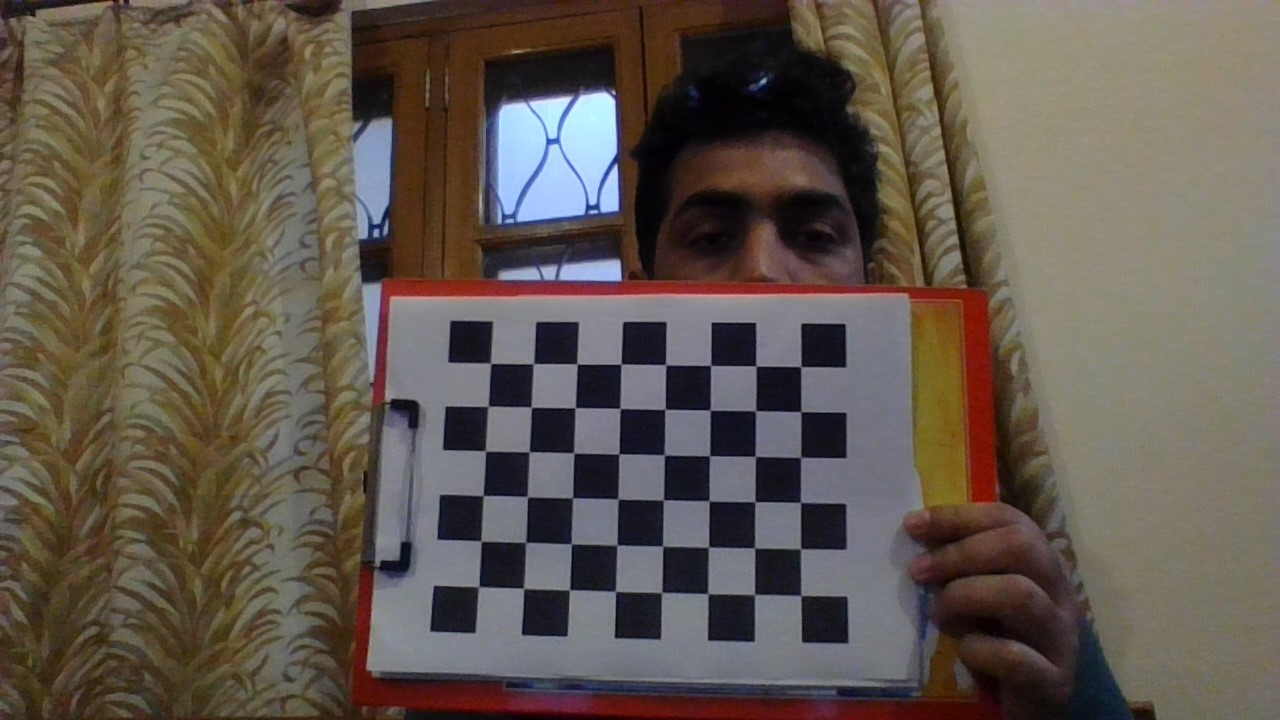
#> input picture CameraCaliberation/LaptopWebCAM/CheckerBoardImage/WIN_20210407_17_50_49_Pro.jpg, 1280 x 720 px, given in place of checkerboard_09.jpg, which was not available
$ jupyter execute CaliberateCamera.ipynb
#> lines starting #> are read from the running program, lines starting #| are printed output that depends on the picture; long printed decimals are rounded; pictures that were not available may be replaced by others from this repository, and a replacement may not be noted
[cell 1]
import cv2
import glob
import numpy as np
from pathlib import Path
from matplotlib import pyplot as plt

[cell 2]
directory = 'CheckerBoardImage'
prefix    = 'checkerboard'
img_format = 'jpg'

[cell 3]
img_path   = Path.cwd()/directory/'{0}_09.{1}'.format(prefix, img_format)

[cell 4]
img_path.exists()

[cell 5]
img = cv2.imread(str(img_path))
#> img is the input picture: shape (720, 1280, 3); mean B, G, R 78, 87.7, 97.6

[cell 6]
img.shape
#> Out = (720, 1280, 3)

[cell 7]
plt.imshow(cv2.cvtColor(img, cv2.COLOR_BGR2RGB))

[cell 8]
nx = 8
ny = 6

[cell 9]
# Find the chess board corner
gray = cv2.cvtColor(img, cv2.COLOR_BGR2GRAY)
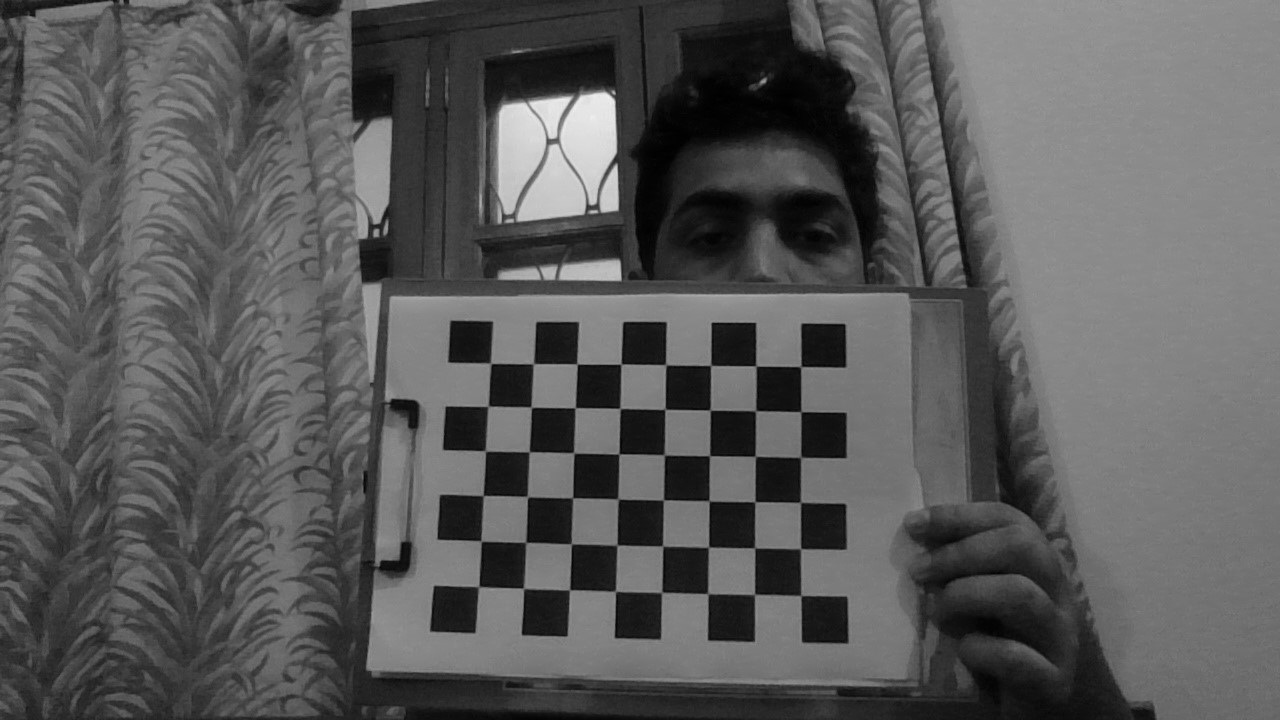
#> gray: shape (720, 1280); min 0, max 242, mean 89.6
ret, corners = cv2.findChessboardCorners(gray, (nx, ny), None)
#> ret = True; corners = 48 rows, first 8: [491.5, 363.4], [533.8, 364], [577.3, 363.9], [621.1, 364.2], [665.7, 364.4], [710.7, 365.5], [756, 365.9], [800.5, 366.6]

[cell 10]
ret
#> Out = True

[cell 11]
# Plot the detected corners
if ret == True:
    cv2.drawChessboardCorners(img, (nx, ny), corners, ret)
    plt.imshow(cv2.cvtColor(img, cv2.COLOR_BGR2RGB))
    plt.show()

[cell 12]
# For better precision
criteria = (cv2.TERM_CRITERIA_EPS + cv2.TERM_CRITERIA_MAX_ITER, 30, 0.001)

[cell 13]
corners2 = cv2.cornerSubPix(gray, corners, (11,11),(-1,-1), criteria)
#> corners2 = 48 rows, first 8: [490.6, 363.3], [533.4, 363.7], [577.1, 364], [621.1, 364.1], [665.7, 364.7], [710.6, 365.5], [755.9, 366], [800.8, 366.6]

[cell 14]
# Creating vector to store vectors of 3D points for each checkerboard image
objpoints = []
# Creating vector to store vectors of 2D points for each checkerboard image
imgpoints = []

[cell 15]
objp = np.zeros((1, nx * ny, 3), np.float32)
print(objp.shape)

[cell 16]
objp[0,:,:2] = np.mgrid[0:nx, 0:ny].T.reshape(-1,2) * 25

[cell 17]
ret, corners = cv2.findChessboardCorners(gray, (nx,ny),
                                         cv2.CALIB_CB_ADAPTIVE_THRESH + cv2.CALIB_CB_FAST_CHECK + cv2.CALIB_CB_NORMALIZE_IMAGE)

[cell 18]
# Plot the detected corners
if ret == True:
    cv2.drawChessboardCorners(img, (nx, ny), corners, ret)
    plt.imshow(cv2.cvtColor(img, cv2.COLOR_BGR2RGB))
    plt.show()

[cell 19]
if ret == True:
    objpoints.append(objp)

    # refining pixel coordinates for given 2d points.
    corners2 = cv2.cornerSubPix(gray, corners, (11,11),(-1,-1), criteria)
    imgpoints.append(corners2)
    cv2.drawChessboardCorners(img, (nx, ny), corners2, ret)
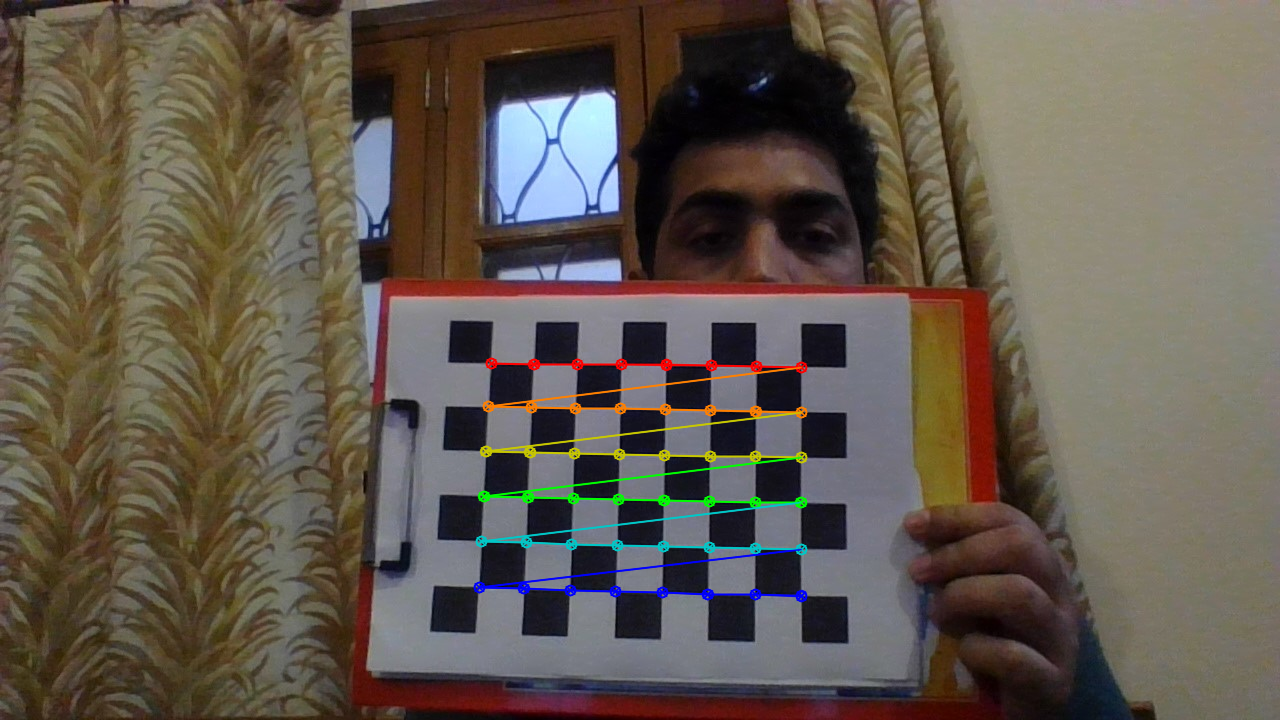
#> img: shape (720, 1280, 3); mean B, G, R 77.9, 88.4, 98
    plt.imshow(cv2.cvtColor(img, cv2.COLOR_BGR2RGB))
    plt.show()

[cell 20]
ret, mtx, dist, rvecs, tvecs = cv2.calibrateCamera(objpoints, imgpoints, gray.shape[::-1], None, None)
#> ret = 0.326; mtx = [[565.2, 0, 670.7], [0, 561.9, 395.9], [0, 0, 1]]; dist = [[-0.215, 1.07, -0.00221, -0.00169, -2.05]]; rvecs = ([-0.11, 0.0316, 0.0167],); tvecs = ([-102.6, -18.79, 317.5],)

[cell 21]
print('Camera matrix: {}'.format(mtx))
#| Camera matrix: [[565.193   0.         670.670]
#|  [  0.         561.881 395.899]
#|  [  0.           0.           1.        ]]

[cell 22]
mtx
#> Out = [[565.2, 0, 670.7], [0, 561.9, 395.9], [0, 0, 1]]

[cell 23]
tvecs
#> Out = ([-102.6, -18.79, 317.5],)

[cell 24]
rvecs
#> Out = ([-0.11, 0.0316, 0.0167],)

[cell 25]
dist
#> Out = [[-0.215, 1.07, -0.00221, -0.00169, -2.05]]

[cell 26]
def caliberate_camera(dst = None, nx = 8, ny= 6):

    # Get the image path
#> called with nx = 8, ny = 6
    path = dst.glob('*.jpg')
    path = list(path)

    #termination criteria
    criteria = (cv2.TERM_CRITERIA_EPS + cv2.TERM_CRITERIA_MAX_ITER, 30, 0.001)

    object_points = []   # 3D World Coordinates
    image_points  = []   # 2D Image Coordinates


    objp          = np.zeros((nx*ny, 3), dtype = np.float32)
    objp[:,:2]    = np.mgrid[0:nx,0:ny].T.reshape(-1,2) * 25

    for img_path in path:
#         print(img_path)
        img  = cv2.imread(str(img_path))
        gray = cv2.cvtColor(img, cv2.COLOR_BGR2GRAY)

        # Find the chess board corners
        ret, corners = cv2.findChessboardCorners(gray,
                                                 (nx,ny),
                                                  None
                                                 )
#> ret = True

        if ret:
            object_points.append(objp)

            # Refinet the corners
            corners2 = cv2.cornerSubPix(gray,corners,(11,11),(-1,-1),criteria)
            image_points.append(corners2)
#> pass 2 of the loop in caliberate_camera, `for img_path in path:`:
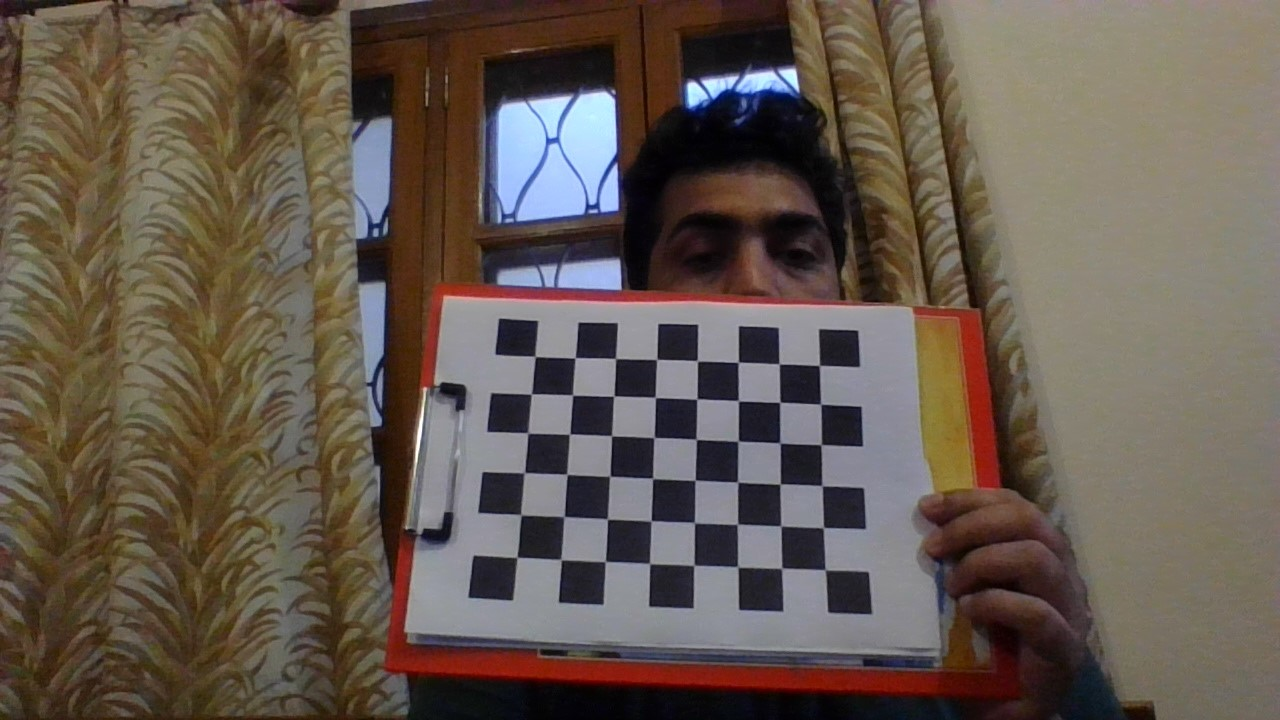
#> input picture CameraCaliberation/LaptopWebCAM/CheckerBoardImage/WIN_20210407_17_51_08_Pro.jpg, 1280 x 720 px
#> in caliberate_camera, img is the input picture: shape (720, 1280, 3); mean B, G, R 79, 89.1, 101
#> in caliberate_camera, `gray = cv2.cvtColor(img, cv2.COLOR_BGR2GRAY)`:
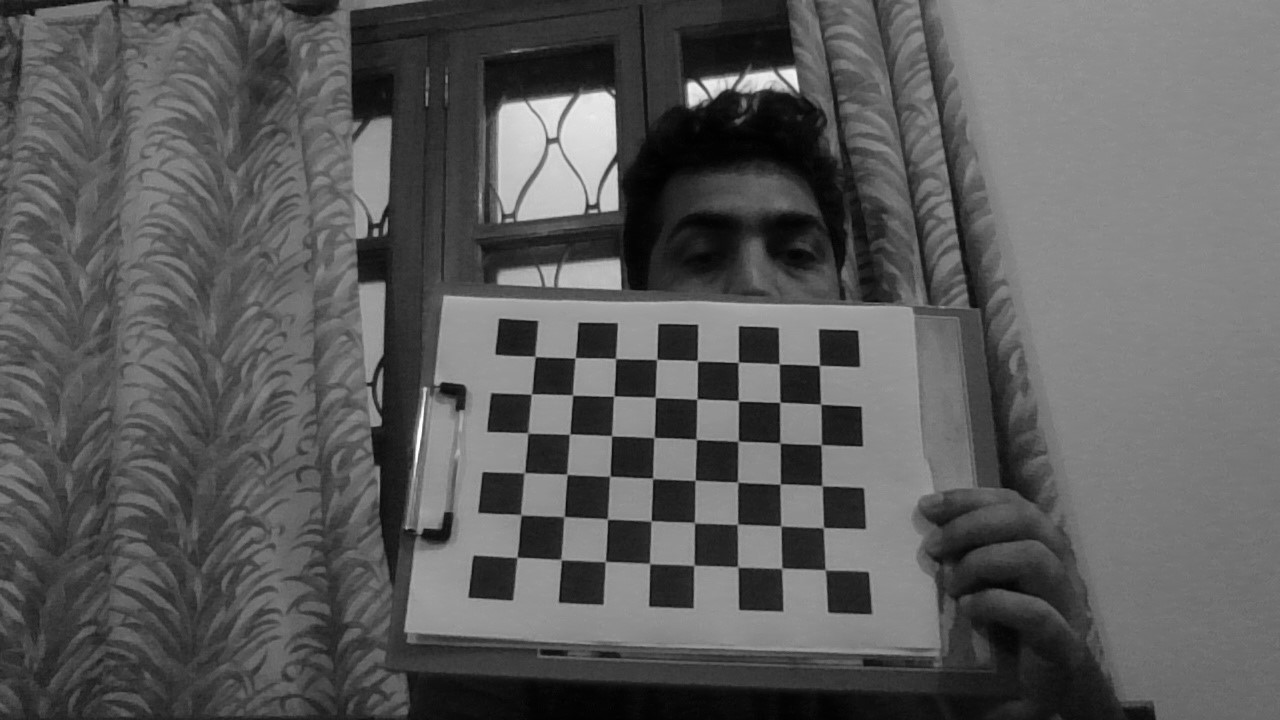
#> gray: shape (720, 1280); min 0, max 254, mean 91.5
#> in caliberate_camera, `ret, corners = cv2.findChessboardCorners(gray, (nx,ny), None )`: corners = 48 rows, first 8: [535.4, 356.6], [575, 357.8], [615.5, 358.5], [656.9, 359.4], [697.2, 360.7], [738.5, 362.2], [779.2, 363.8], [819.3, 365.6]
#> in caliberate_camera, `corners2 = cv2.cornerSubPix(gray,corners,(11,11),(-1,-1),criteria)`: corners2 = 48 rows, first 8: [535.1, 356.4], [575.2, 357.8], [615.5, 358.6], [656.8, 359.4], [697.4, 360.8], [738.3, 362.3], [779.1, 363.9], [819.4, 365.5]
#> pass 3 of the loop in caliberate_camera, `for img_path in path:`:
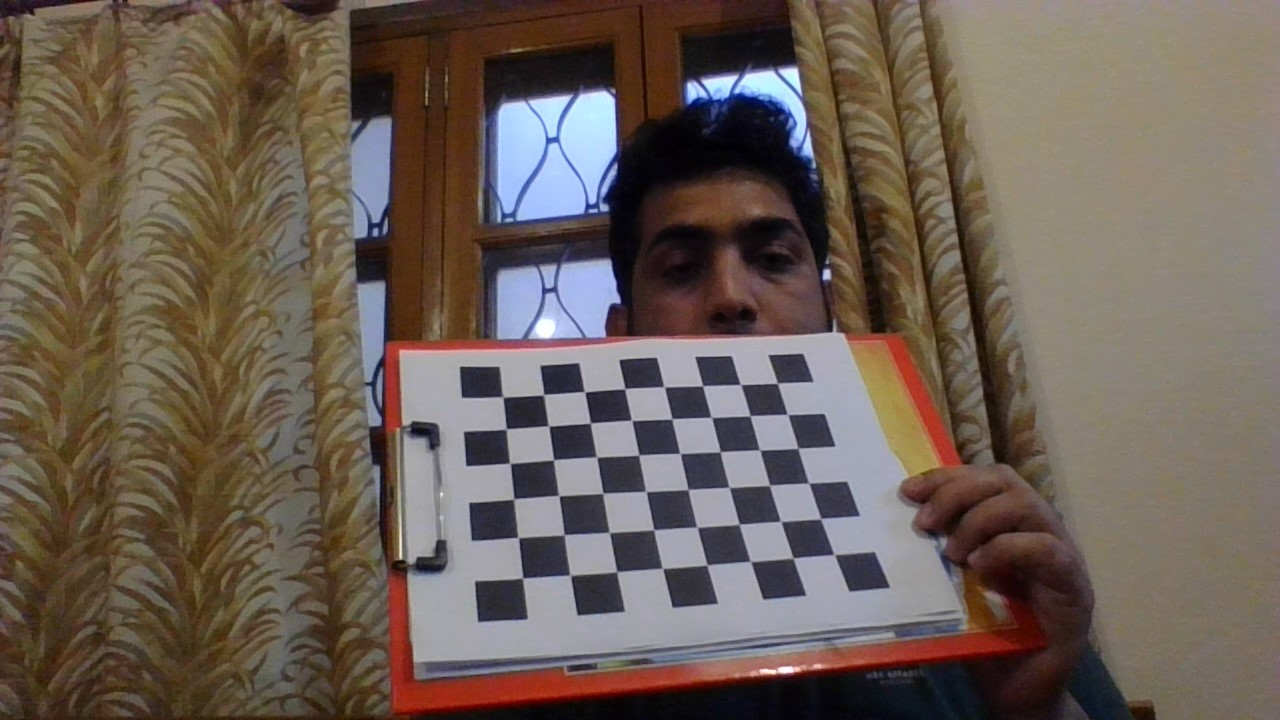
#> input picture CameraCaliberation/LaptopWebCAM/CheckerBoardImage/WIN_20210407_17_51_10_Pro.jpg, 1280 x 720 px
#> in caliberate_camera, img is the input picture: shape (720, 1280, 3); mean B, G, R 84.5, 94, 107.2
#> in caliberate_camera, `gray = cv2.cvtColor(img, cv2.COLOR_BGR2GRAY)`:
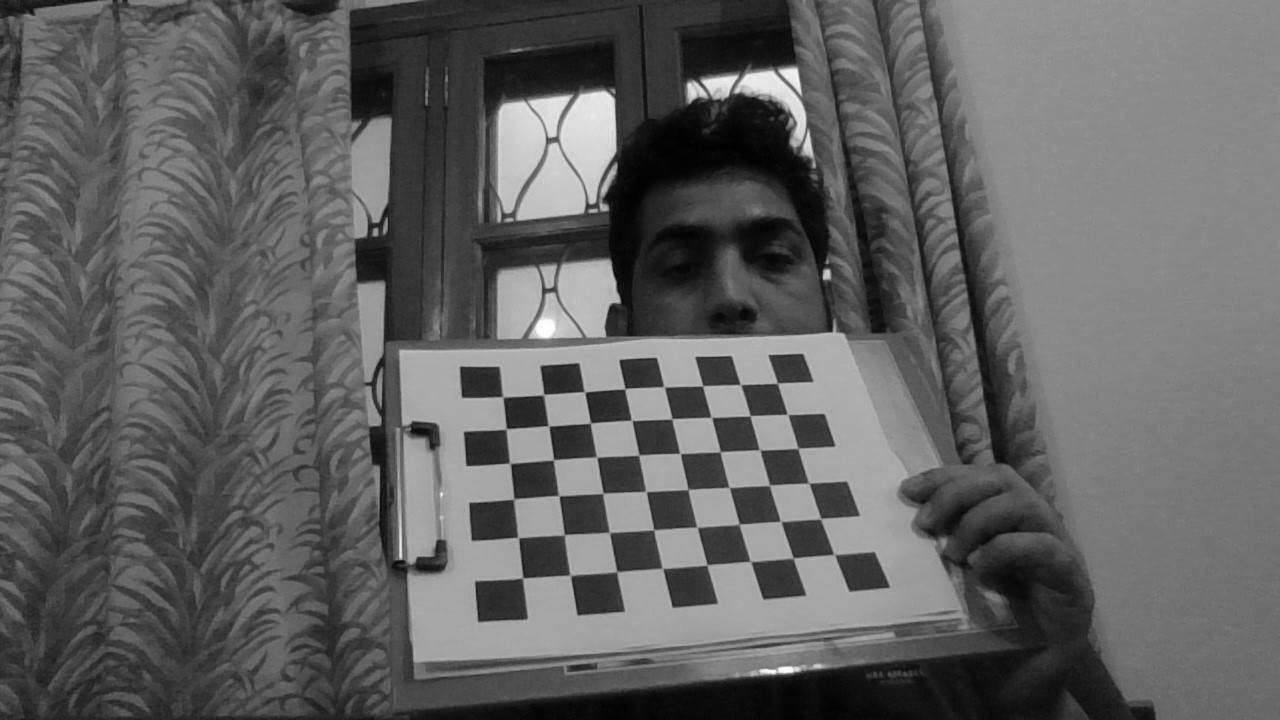
#> gray: shape (720, 1280); min 0, max 255, mean 96.9
#> in caliberate_camera, `ret, corners = cv2.findChessboardCorners(gray, (nx,ny), None )`: corners = 48 rows, first 8: [503.4, 397.4], [543.8, 394.3], [584.7, 392], [625.2, 388.6], [664.1, 386.6], [702.5, 386], [740.3, 384.6], [777.3, 383.3]
#> in caliberate_camera, `corners2 = cv2.cornerSubPix(gray,corners,(11,11),(-1,-1),criteria)`: corners2 = 48 rows, first 8: [502.7, 396.9], [543.7, 394.7], [584.5, 391.8], [624.9, 388.7], [664.2, 386.8], [702.6, 385.8], [740.5, 384.5], [777.4, 383.2]
#> the loop made 4 passes; the first 3 are shown

    # Obtain the camera parameters
    ret, mtx, dist, rvecs, tvecs = cv2.calibrateCamera(object_points, image_points, gray.shape[::-1],None,None)

    return ret, mtx, dist, rvecs, tvecs
